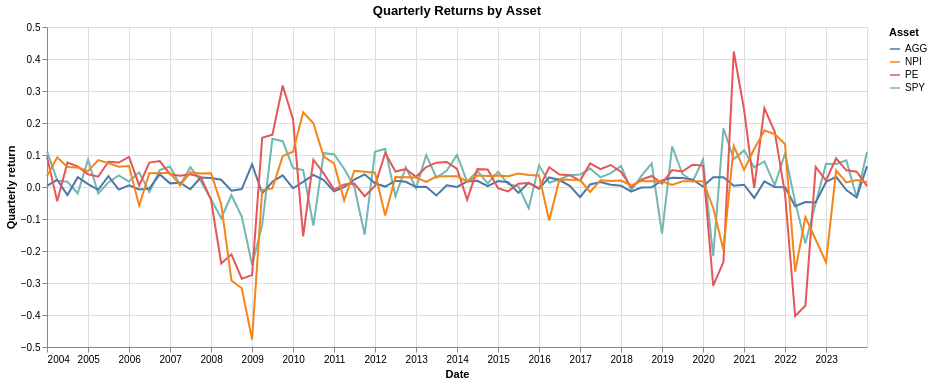

The code cell stored with this chart in its notebook:
### Code cell
asset_chart = (
    alt.Chart(pd.DataFrame(returns_long.to_dict(as_series=False)))
    .mark_line()
    .encode(
        x=alt.X(f'{DATE_COLUMN}:T', title='Date'),
        y=alt.Y('return:Q', title='Quarterly return'),
        color=alt.Color('asset:N', title='Asset'),
    )
    .properties(title='Quarterly Returns by Asset', width=820, height=320)
)

distribution_chart = (
    alt.Chart(pd.DataFrame(simulation_pl.to_dict(as_series=False)))
    .transform_bin('bin', 'compounded_return', bin=alt.Bin(maxbins=150))
    .transform_aggregate(count='count()', groupby=['bin'])
    .mark_bar(color='#2a9d8f')
    .encode(
        x=alt.X('bin:Q', title='3-year compounded return'),
        y=alt.Y('count:Q', title='Frequency'),
    )
    .properties(title='Simulated 3-Year Portfolio Return Distribution', width=820, height=300)
)

tail_rule = alt.Chart(pd.DataFrame({'x': [q_5], 'label': ['VaR 5%']})).mark_rule(color='crimson', strokeDash=[6, 4]).encode(x='x:Q')
cvar_rule = alt.Chart(pd.DataFrame({'x': [tail_mean], 'label': ['Tail Mean']})).mark_rule(color='black').encode(x='x:Q')

risk_bar = (
    alt.Chart(pd.DataFrame(component_summary.to_dict(as_series=False)))
    .mark_bar()
    .encode(
        x=alt.X('Asset:N', title='Asset'),
        y=alt.Y('ComponentCVaR:Q', title='CVaR contribution'),
        color=alt.Color('Asset:N', legend=None),
        tooltip=['Asset', 'ComponentCVaR', 'ShareOfCVaR'],
    )
    .properties(title='Component CVaR Contributions', width=520, height=300)
)

asset_chart

### Figure 1 — Vega-Lite specification as saved in the notebook (floating-point values rounded to 4 significant figures; data arrays with more than 128 entries replaced by an {"elided": "..."} marker saying what was removed)
{"config": {"view": {"continuousWidth": 300, "continuousHeight": 300}}, "data": {"name": "data-f7e55a38b7d06acafba579955e95f51f"}, "mark": {"type": "line"}, "encoding": {"color": {"field": "asset", "title": "Asset", "type": "nominal"}, "x": {"field": "date", "title": "Date", "type": "temporal"}, "y": {"field": "return", "title": "Quarterly return", "type": "quantitative"}}, "height": 320, "title": "Quarterly Returns by Asset", "width": 820, "$schema": "https://vega.github.io/schema/vega-lite/v6.4.1.json", "datasets": {"data-f7e55a38b7d06acafba579955e95f51f": {"elided": "324 records"}}}
